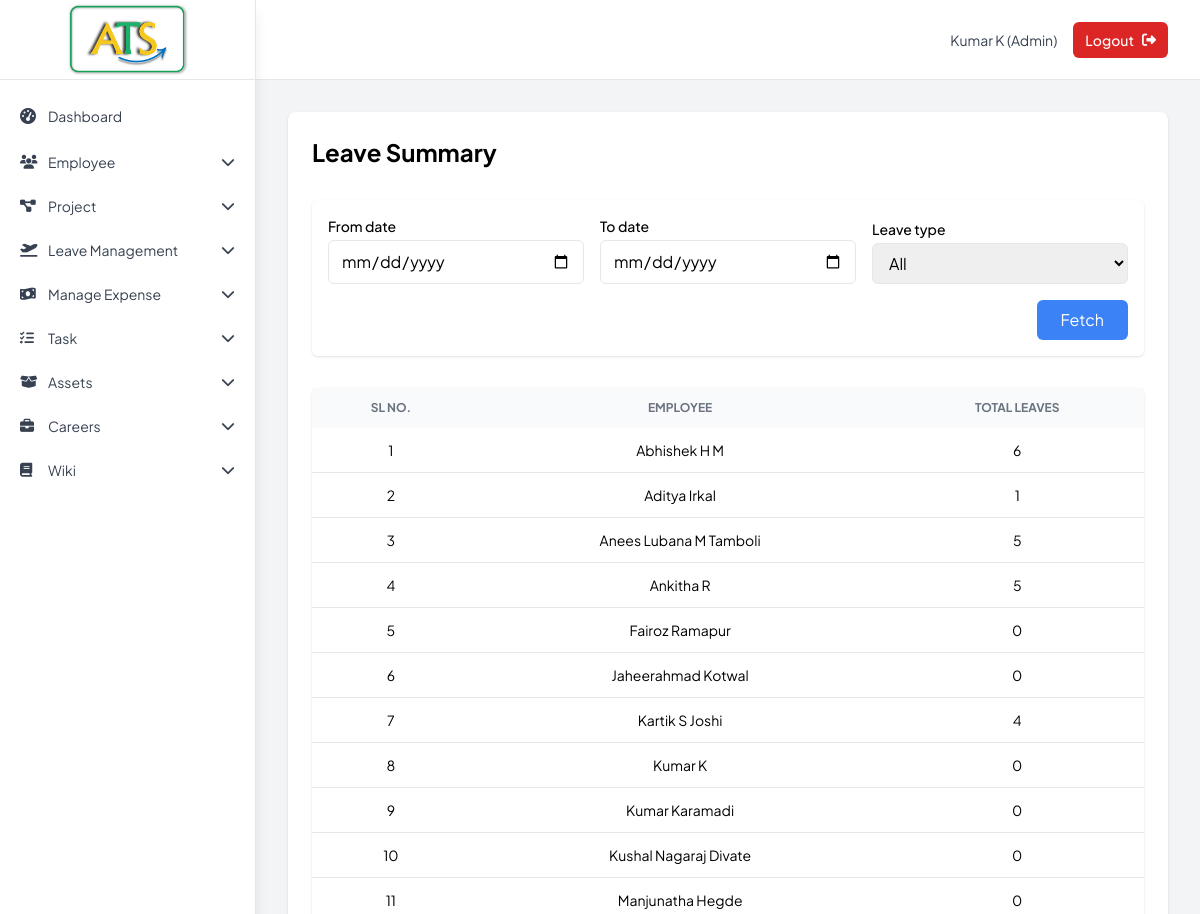
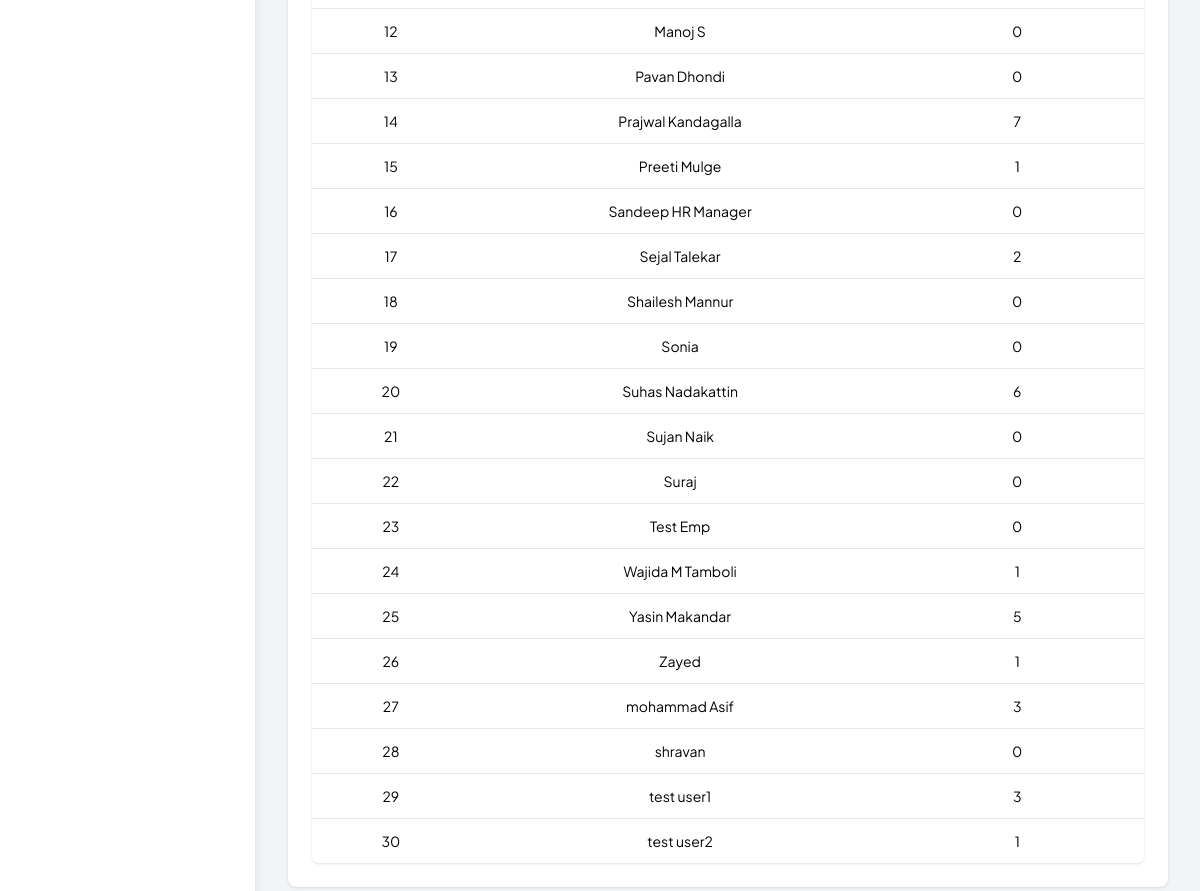
Page /admin/leave_summary (signed in) on the committed database (2 pictures, top to bottom).
### tables this page shows
CREATE TABLE tbl_employee (
                emp_id INTEGER PRIMARY KEY AUTOINCREMENT,
                first_name TEXT NOT NULL,
                last_name TEXT NOT NULL,
                gender TEXT NOT NULL,
                dob DATE NOT NULL,
                address TEXT NOT NULL,
                phone_no TEXT NOT NULL,
                email TEXT UNIQUE NOT NULL,
                password TEXT NOT NULL,
                status TEXT DEFAULT 'active',
                emp_type TEXT DEFAULT 'emp',
                inserted_date DATETIME DEFAULT CURRENT_TIMESTAMP
            , department TEXT);

### Backup_Code/app1.py (the view)
@app.route('/admin/leave_summary', methods=['GET', 'POST'])
def admin_leave_summary():
    if 'user_id' not in session or session['emp_type'] != 'admin':
        return redirect(url_for('login'))
    f_date_from   = request.form.get('date_from')         if request.method == 'POST' else ''
    f_date_to     = request.form.get('date_to')           if request.method == 'POST' else ''
    f_leave_type  = request.form.get('leave_type_id')     if request.method == 'POST' else ''
    leave_types   = db.get_leave_types()
    summary       = db.get_leave_summary(
                        date_from   = f_date_from or None,
                        date_to     = f_date_to   or None,
                        leave_type_id = f_leave_type or None
                    )
    return render_template('admin_leave_summary.html',
                           leave_types = leave_types,
                           summary     = summary,
                           f_date_from = f_date_from,
                           f_date_to   = f_date_to,
                           f_leave_type= f_leave_type)

### Backup_Code/database.py (called while the page is built)
    def get_connection(self):
        return sqlite3.connect(self.db_name)

    def get_leave_types(self):
        with self.get_connection() as c:
            return c.execute('SELECT leave_type_id, leave_type FROM tbl_leave_type ORDER BY leave_type').fetchall()

### Backup_Code/templates/admin_leave_summary.html (shortened to what this page needs)
{% extends "base.html" %}
{% block content %}
<div class="max-w-6xl mx-auto">
<div class="bg-white shadow rounded-lg">
  <div class="px-4 py-5 sm:p-6">
      <div class="mb-8">
        <h1 class="text-2xl font-bold mb-6">Leave Summary</h1>
      </div>
  <form method="POST" class="bg-white p-4 rounded-md shadow mb-8 grid sm:grid-cols-6 gap-4 items-end">
    <div class="sm:col-span-2">
      <label class="block text-sm font-medium mb-1">From date</label>
      <input type="date" name="date_from" value="{{ f_date_from }}" class="w-full border px-3 py-2 rounded-md">
    </div>
    <div class="sm:col-span-2">
      <label class="block text-sm font-medium mb-1">To date</label>
      <input type="date" name="date_to" value="{{ f_date_to }}" class="w-full border px-3 py-2 rounded-md">
    </div>
    <div class="sm:col-span-2">
      <label class="block text-sm font-medium mb-1">Leave type</label>
      <select name="leave_type_id" class="w-full border px-3 py-2 rounded-md">
        <option value="" {% if not f_leave_type %}selected{% endif %}>All</option>
      </select>
    </div>
    <div class="sm:col-span-6 text-right">
      <button class="bg-primary text-white px-6 py-2 rounded-md">Fetch</button>
    </div>
  </form>
  <table class="min-w-full bg-white rounded-md shadow text-sm">
    <thead class="bg-gray-50 text-left uppercase text-xs font-medium text-gray-500">
      <tr>
        <th class="px-4 py-3 text-center">Sl No.</th>
        <th class="px-4 py-3 text-center">Employee</th>
        <th class="px-4 py-3 text-center">Total Leaves</th>
      </tr>
    </thead>
    <tbody class="divide-y">
      {% for row in summary %}
      <tr>
        <td class="px-4 py-3 text-center">{{ loop.index }}</td>
        <td class="px-4 py-3 text-center">{{ row[1] }}</td>
        <td class="px-4 py-3 text-center">{{ row[2]|int }}</td>
      </tr>
      {% endfor %}
    </tbody>
  </table>
</div>
</div>
</div>
{% endblock %}

### Backup_Code/templates/base.html (style rules this page uses)
html { scroll-behavior: smooth }
body { font-family: "Plus Jakarta Sans", sans-serif }

### rows in the picture
tbl_employee: row "Abhishek H M", row "6"
tbl_employee: row "Aditya Irkal", row "1"
tbl_employee: row "Anees Lubana M Tamboli", row "5"
tbl_employee: row "Ankitha R", row "5"
tbl_employee: row "Fairoz Ramapur", row "0"
tbl_employee: row "Jaheerahmad Kotwal", row "0"
tbl_employee: row "Kartik S Joshi", row "4"
tbl_employee: row "Kumar K", row "0"
tbl_employee: row "Kumar Karamadi", row "0"
tbl_employee: row "Kushal Nagaraj Divate", row "0"
tbl_employee: row "Manjunatha Hegde", row "0"
tbl_employee: row "Manoj S", row "0"
tbl_employee: row "Pavan Dhondi", row "0"
tbl_employee: row "Prajwal Kandagalla", row "7"
tbl_employee: row "Preeti Mulge", row "1"
tbl_employee: row "Sandeep HR Manager", row "0"
tbl_employee: row "Sejal Talekar", row "2"
tbl_employee: row "Shailesh Mannur", row "0"
tbl_employee: first_name "Sonia", row "0"
tbl_employee: row "Suhas Nadakattin", row "6"
tbl_employee: row "Sujan Naik", row "0"
tbl_employee: first_name "Suraj", row "0"
tbl_employee: row "Test Emp", row "0"
tbl_employee: row "Wajida M Tamboli", row "1"
tbl_employee: row "Yasin Makandar", row "5"
tbl_employee: first_name "Zayed", row "1"
tbl_employee: row "mohammad Asif", row "3"
tbl_employee: first_name "shravan", row "0"
tbl_employee: first_name "test user1", row "3"
tbl_employee: first_name "test user2", row "1"

### other values in the picture
{{ label }} "Dashboard"
{{ session.first_name }} "Kumar"
{{ session.last_name }} "K"
{{ session.emp_type.title() }} "Admin"
